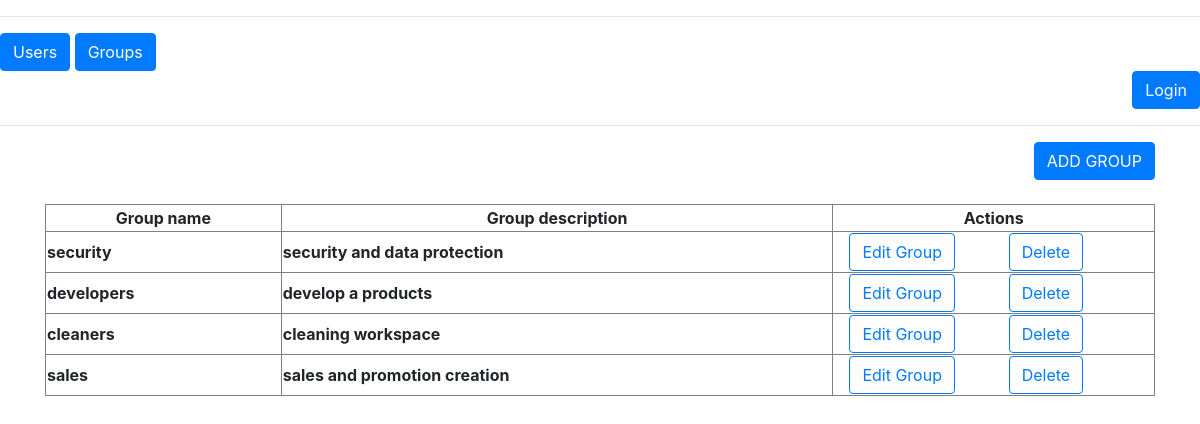
Before: /all_groups with the older database file.
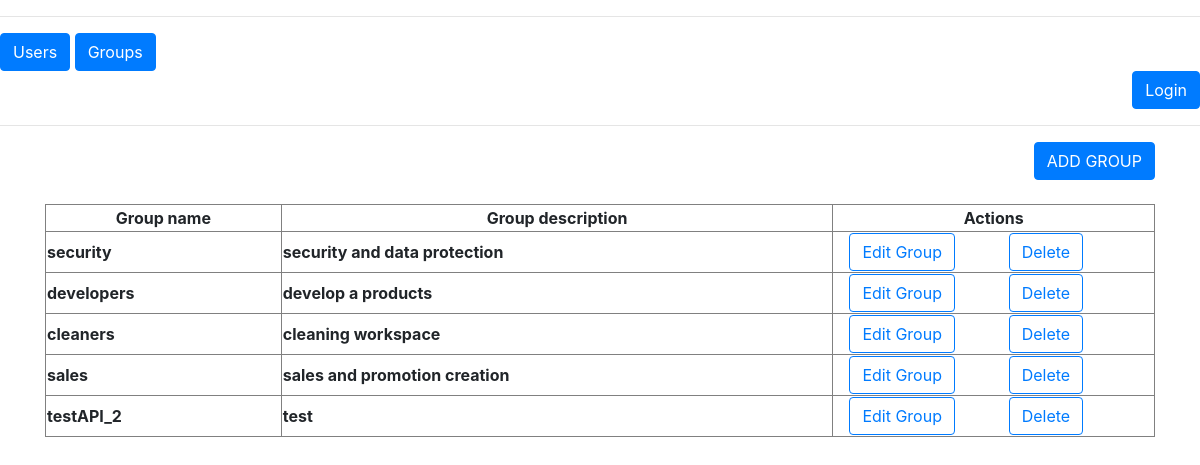
After: the same page with the newer database file.
### users_roles/models.py (models this page shows, shortened)
class Groups(models.Model):
    group_name = models.CharField(max_length=100, unique=True)
    group_description = models.CharField(max_length=100)

### users_roles/views.py (the view)
# urls.py: path('all_groups', views.all_groups, name='all_groups'),
def all_groups(request):
    user = request.user
    groups = Groups.objects.all()
    error = request.session.get('error', None)
    if error:
        del request.session['error']
    if error is not None:
        return render(request, 'users_roles/all_groups.html', {'groups': groups, 'user': user, 'error': error})
    else:
        return render(request, 'users_roles/all_groups.html', {'groups': groups, 'user': user, })

### users_roles/templates/users_roles/all_groups.html (shortened to what this page needs)
{% extends "users_roles/base.html" %}
{% block content %}
<div class="text-right">
    <a role="button" class="btn btn-primary" href="{% url 'create_group' %}">ADD GROUP</a>
    <br>
    <br>
</div>
<table style="width:100%" border="1px solid black">
    <tr>
        <th class="text-center">Group name</th>
        <th class="text-center">Group description</th>
        <th class="text-center">Actions</th>
    </tr>
{% for group in groups %}
    <tr>
        <th>{{ group.group_name }}</th>
        <th>{{ group.group_description }}</th>
        <th width="29%">
            <div class="container">
                <div class="row">
                <div class="col-sm">
                    <a class="btn btn-outline-primary" role="button" href="{% url 'edit_group' group.id %}">Edit Group</a>
                </div>
                <div class="col-sm">
                    <form method="POST" action="{% url 'delete_group' group.id %}">
                <button id="delete" type="submit" class="btn btn-outline-primary">Delete</button>
            </form>
                </div>
            </div>
                </div>
        </th>
    </tr>
{% endfor %}
</table>
{% endblock %}

Changed rows visible on the page:
added Groups: group_name "testAPI_2", group_description "test"
